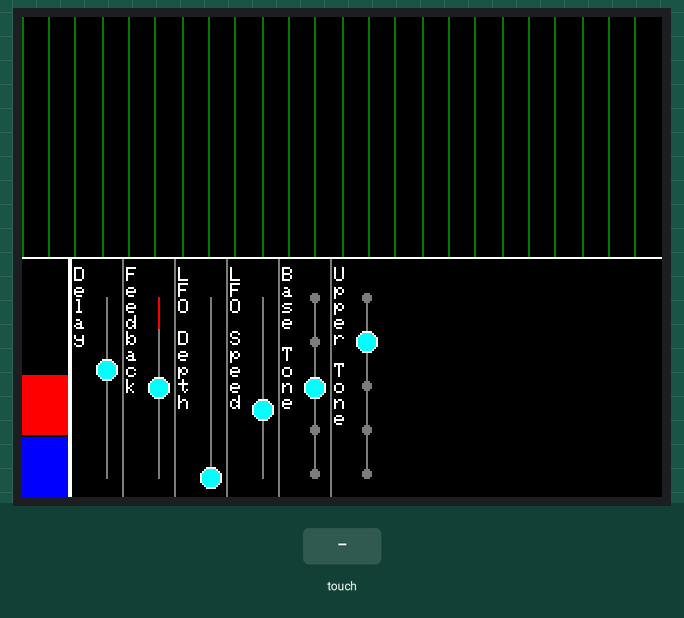
Simulated run of this program. Board: ESP32. Shown: 320×240 colour display. The test bench sets the inputs (shaded band). I2S audio is not simulated (input reads silence).

Above: at 2.9 s.
3.0 s: touch panel pressed at 13 % / 10 % of its raw x / y range
At 4.1 s:
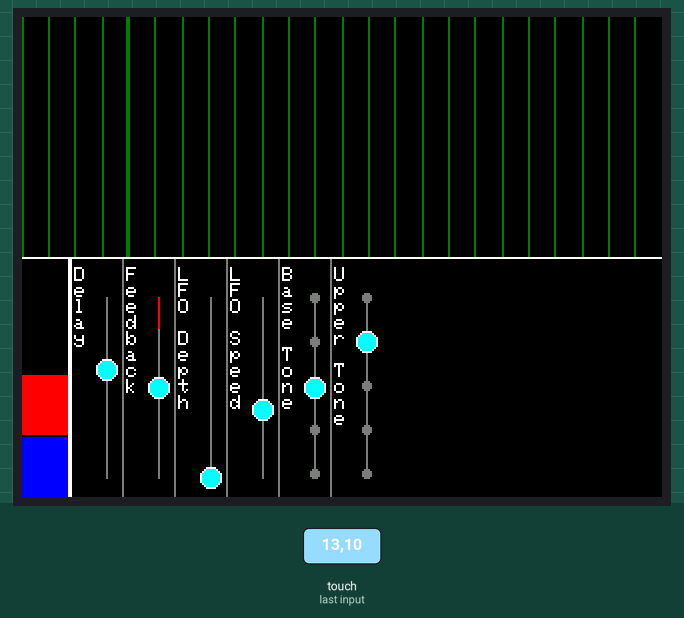
4.7 s: touch panel pressed at 38 % / 10 % of its raw x / y range
At 5.8 s:
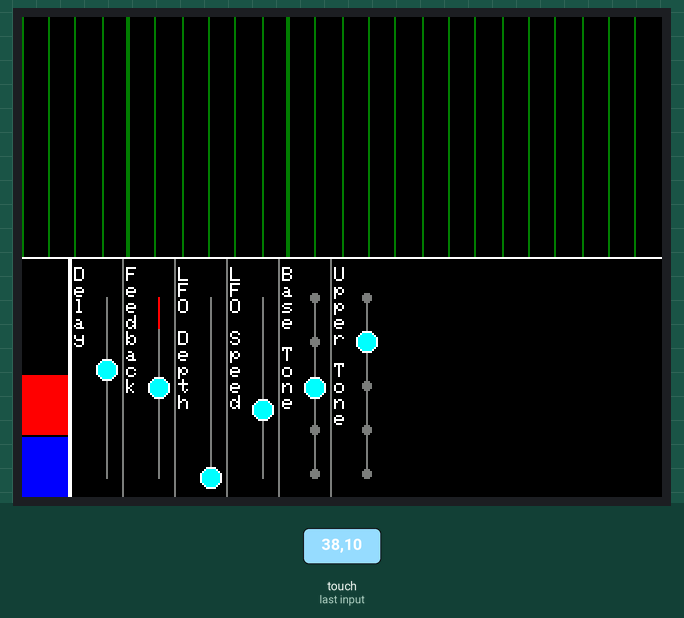
Timing chart, 0 to 7.7 s (numbered marks = the images above; inputs shaded):
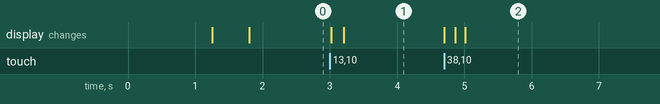

The program:

main.cpp
```cpp
/*
 * CYD Synthesizer - Main Entry Point
 *
 * Hardware:
 * - ESP32-2432S028R (Cheap Yellow Display)
 * - PCM5102 DAC
 * - I²S Connections: IO1=BCK (P1), IO22=DIN (P3/CN1), IO27=LCK (CN1)
 *
 * This sketch:
 * - Generates dual oscillator (sine + sawtooth) and outputs via I²S to PCM5102 DAC
 * - Touchscreen control:
 *   - X-axis (left-right): Controls pitch (pentatonic scale, 80Hz-2kHz)
 *   - Y-axis (up-down): Controls low-pass filter cutoff (40Hz-4kHz)
 * - Displays pentatonic zones and touch feedback
 */

#include <Arduino.h>
#include <HardwareSerial.h>
#include <FreeRTOS/FreeRTOS.h>
#include <FreeRTOS/task.h>
#include "config.h"
#include "hardware/display.h"
#include "hardware/touch.h"
#include "hardware/audio_output.h"
#include "audio/oscillator.h"
#include "audio/filter.h"
#include "audio/delay.h"
#include "audio/lfo.h"
#include "audio/adsr.h"
#include "ui/pentatonic_ui.h"
#include "ui/parameter_control.h"
#include "ui/menu.h"
#include "config/settings.h"

// Global hardware instances
Display display;
TouchScreen touch;
AudioOutput audio;
Oscillator oscillator;
BiquadFilter filterLeft;
BiquadFilter filterRight;
StereoDelay stereoDelay;  // Renamed from 'delay' to avoid conflict with Arduino delay() function
LFO delayLFO;  // LFO for modulating delay time
ADSR envelope;  // ADSR envelope for smooth note transitions
PentatonicUI pentatonicUI;
ParameterControl parameterControl;
Menu menu;  // Menu system
Settings settings;  // Global settings (for future use)

// Forward declaration for main screen drawing helper
void drawMainScreen();

// Audio generation state - volatile for thread safety (read by audio task)
volatile float currentFreq = 440.0;
volatile float currentFilterCutoff = FILTER_MIN_CUTOFF;
volatile bool isTouching = false;
volatile float currentDelayTimeMs = DELAY_TIME_MS_DEFAULT;  // Runtime-controllable delay time (smoothed)
volatile float targetDelayTimeMs = DELAY_TIME_MS_DEFAULT;   // Target delay time (from touch input)
volatile float actualDelayTimeMs = DELAY_TIME_MS_DEFAULT;   // Actual delay time being used (with LFO modulation)
volatile float currentDelayVarianceMs = DELAY_TIME_VARIANCE_MS;  // Runtime-controllable stereo variance
volatile float currentLFODepthMs = LFO_DEPTH_MS_DEFAULT;  // LFO depth (0-100ms)
volatile float targetLFODepthMs = LFO_DEPTH_MS_DEFAULT;    // Target LFO depth (from touch input)
volatile float actualLFODepthMs = LFO_DEPTH_MS_DEFAULT;   // Actual LFO depth being used (smoothed)
volatile float currentLFOSpeedHz = LFO_SPEED_HZ_DEFAULT;   // LFO speed (0.1-50 Hz)
volatile float targetLFOSpeedHz = LFO_SPEED_HZ_DEFAULT;    // Target LFO speed (from touch input)
volatile float actualLFOSpeedHz = LFO_SPEED_HZ_DEFAULT;    // Actual LFO speed being used (smoothed)
volatile int currentBaseNoteDetent = BASE_NOTE_DEFAULT;     // Base note detent (0-4)
volatile int targetBaseNoteDetent = BASE_NOTE_DEFAULT;     // Target base note detent (from touch input)
volatile int currentUpperToneDetent = UPPER_TONE_DEFAULT;  // Upper tone detent (0-4)
volatile int targetUpperToneDetent = UPPER_TONE_DEFAULT;  // Target upper tone detent (from touch input)
volatile float currentDelayFeedback = DELAY_FEEDBACK;      // Runtime delay feedback (0.01 - 1.0)

// Master volume for panic button (1.0 = full volume, 0.0 = silence)
volatile float masterVolumeCurrent = 1.0f;
volatile float masterVolumeTarget = 1.0f;
volatile float lastUserVolume = 1.0f;  // Volume to restore to after panic

// FreeRTOS task handle
TaskHandle_t audioTaskHandle = NULL;

// Audio generation task (runs on Core 0)
void audioTask(void *parameter) {
  // Buffer for stereo I2S: 64 samples * 2 channels = 128 samples
  int16_t audioBuffer[128];  // Interleaved L/R samples for stereo

  Serial2.println("Audio task started - generating sine + sawtooth with delay and filter");
  Serial2.printf("Delay: %.0fms (default), Feedback: %.0f%%, Stereo width: %.1fms, Send: %.0f%%\n",
                 DELAY_TIME_MS_DEFAULT, DELAY_FEEDBACK * 100.0, DELAY_TIME_VARIANCE_MS, DELAY_SEND_LEVEL * 100.0);
  Serial2.printf("Delay sample rate: %d Hz (Audio: %d Hz)\n", DELAY_SAMPLE_RATE, SAMPLE_RATE);
  Serial2.printf("Delay buffer size: %d samples (%.2f KB)\n", DELAY_BUFFER_SIZE, (DELAY_BUFFER_SIZE * 2) / 1024.0);

  // Initialize delay
  stereoDelay.init();

  // Initialize oscillator with default semitone interval (12 semitones = octave)
  oscillator.setSemitoneInterval(UPPER_TONE_SEMITONES[UPPER_TONE_DEFAULT]);

  unsigned long lastDebugTime = 0;
  uint32_t totalBytesWritten = 0;

  while (true) {
    // Read current state (read volatile once per buffer)
    float freq = currentFreq;
    float cutoff = currentFilterCutoff;
    bool touching = isTouching;
    float delayVariance = currentDelayVarianceMs;
    float delayFeedback = currentDelayFeedback;

    // Smooth delay time changes (gradual transition to prevent clicks)
    // Smoothing rate: 0.01 means 1% per sample toward target (very smooth, ~100ms transition)
    float delayTimeTarget = targetDelayTimeMs;
    float delayTimeSmoothing = 0.01;  // Adjust this: lower = smoother but slower, higher = faster but less smooth
    currentDelayTimeMs += (delayTimeTarget - currentDelayTimeMs) * delayTimeSmoothing;
    float baseDelayTime = currentDelayTimeMs;

    // Smooth LFO parameters
    float lfoDepthSmoothing = 0.01;
    currentLFODepthMs += (targetLFODepthMs - currentLFODepthMs) * lfoDepthSmoothing;
    float lfoDepth = currentLFODepthMs;

    float lfoSpeedSmoothing = 0.01;
    currentLFOSpeedHz += (targetLFOSpeedHz - currentLFOSpeedHz) * lfoSpeedSmoothing;
    float lfoSpeed = currentLFOSpeedHz;

    // Update LFO speed
    delayLFO.setSpeed(lfoSpeed);

    // Apply LFO modulation to delay time
    // LFO output is -1.0 to 1.0 (sine wave)
    // Depth represents total range: depth=100ms means ±50ms modulation
    // So we scale by half the depth to get symmetric modulation around base
    float lfoValue = delayLFO.process();
    float modulationAmount = lfoValue * (lfoDepth / 2.0);  // Half depth for ±range
    float delayTime = baseDelayTime + modulationAmount;

    // Clamp delay time to valid range (will hold at min/max until LFO brings it back in range)
    delayTime = constrain(delayTime, DELAY_TIME_MS_MIN, DELAY_TIME_MS_MAX);

    // Store actual values being used (for display)
    actualDelayTimeMs = delayTime;
    actualLFODepthMs = lfoDepth;
    actualLFOSpeedHz = lfoSpeed;

    // Update filter cutoff
    filterLeft.setCutoff(cutoff);
    filterRight.setCutoff(cutoff);

    // Audio processing flow (mixing desk architecture):
    // 1. Generate sine + sawtooth waves (ONLY when touching) -> instrument signal
    // 2. Apply filter to instrument signal -> filtered instrument (instrument channel)
    // 3. Send filtered instrument to delay (send level) -> delay input
    // 4. Delay processes and outputs -> delay return (no filter on delay)
    // 5. Mix: filtered instrument (dry, only when touching) + delay return (always) -> master output
    // 6. Send to DAC (Left and Right channels)

    // Update sawtooth interval from upper tone detent (only when it changes)
    static int lastUpperToneDetent = -1;
    if (currentUpperToneDetent != lastUpperToneDetent) {
      float semitoneInterval = UPPER_TONE_SEMITONES[currentUpperToneDetent];
      oscillator.setSemitoneInterval(semitoneInterval);
      lastUpperToneDetent = currentUpperToneDetent;
    }

    // Smooth master volume toward target (panic button ramp), linear over ~0.1s
    float volume = masterVolumeCurrent;
    float volumeTarget = masterVolumeTarget;
    float volumeStep = 1.0f / (0.1f * SAMPLE_RATE);  // ~0.000226 for 0.1s ramp

    for (int i = 0; i < 64; i++) {
      // Update volume toward target each sample
      if (volume > volumeTarget) {
        volume -= volumeStep;
        if (volume < volumeTarget) volume = volumeTarget;
      } else if (volume < volumeTarget) {
        volume += volumeStep;
        if (volume > volumeTarget) volume = volumeTarget;
      }
      // STEP 1: Generate instrument signal (always generate, envelope will control amplitude)
      // Note: freq is already quantized to pentatonic scale with current base frequency
      // Always generate (even when not touching) so phases stay continuous - envelope handles amplitude
      float rawInstrumentSignal = oscillator.generate(freq, true);  // Always active, envelope controls amplitude

      // STEP 1.5: Apply ADSR envelope for smooth attack/release (prevents pops/cracks)
      float envelopeValue = envelope.process(touching);
      float instrumentSignal = rawInstrumentSignal * envelopeValue;

      // STEP 2: Apply filter to instrument signal -> filtered instrument (instrument channel)
      float filteredInstrumentLeft = filterLeft.process(instrumentSignal);
      float filteredInstrumentRight = filterRight.process(instrumentSignal);

      // STEP 3 & 4: Process delay (send filtered instrument, get delay return)
      // Pass runtime-controllable delay time and variance
      float delayReturnLeft, delayReturnRight;
      stereoDelay.process(filteredInstrumentLeft, filteredInstrumentRight, delayReturnLeft, delayReturnRight, delayTime, delayVariance, delayFeedback);

      // STEP 5: Mix filtered instrument (dry, only when touching) + delay return (always) -> master output
      float masterLeft = filteredInstrumentLeft + delayReturnLeft;
      float masterRight = filteredInstrumentRight + delayReturnRight;

      // Apply master gain reduction to prevent excessive peaks (gain staging)
      // This reduces the signal level before the final limiter to avoid harsh clipping
      masterLeft *= MASTER_GAIN * volume;
      masterRight *= MASTER_GAIN * volume;

      // STEP 6: Apply hard limiter (safety protection, should rarely trigger with proper gain staging)
      masterLeft = constrain(masterLeft, -1.0, 1.0);
      masterRight = constrain(masterRight, -1.0, 1.0);

      // STEP 7: Send to DAC (interleaved Left and Right)
      audioBuffer[i * 2] = (int16_t)(masterLeft * FIXED_AMPLITUDE);
      audioBuffer[i * 2 + 1] = (int16_t)(masterRight * FIXED_AMPLITUDE);
    }

    // Store current volume back to shared state
    masterVolumeCurrent = volume;

    // Send buffer to I²S (128 samples * 2 bytes = 256 bytes)
    audio.writeBuffer(audioBuffer, 128);
    totalBytesWritten += 256;

    // Debug output every 5 seconds
    unsigned long now = millis();
    if (now - lastDebugTime > 5000) {
      Serial2.printf("Audio: %lu bytes written, %lu bytes/sec\n",
                    totalBytesWritten, totalBytesWritten / ((now / 1000) + 1));
      lastDebugTime = now;
    }

    // No delay - PCM5102 needs continuous data stream
    // The I2S driver handles timing internally
  }
}

// Draw the main performance screen (keyboard and sliders)
// Call this after anything does a full-screen clear, such as closing the menu
void drawMainScreen() {
  // Redraw static elements in the top half (pentatonic zones, divider, status text)
  display.redrawStaticElements();

  // Redraw parameter controls in the bottom half
  parameterControl.drawControls(display.getTFT());

  // Ensure the menu button is visible on top of the bottom UI
  menu.drawButton(display.getTFT());
  menu.drawPanicButton(display.getTFT());
}

void setup() {
  // Use Serial2 for debugging to free up IO1 (TX) for I2S BCK
  // Serial2 uses IO17 (TX) and IO16 (RX) by default on ESP32
  Serial2.begin(115200);
  delay(1000);

  Serial2.println("CYD Synthesizer Starting...");
  Serial2.println("Note: Using Serial2 for debug output (IO17/IO16)");
  Serial2.println("IO1 (P1) is used for I2S BCK");

  // Initialize display
  Serial2.println("Initializing display...");
  display.init();

  // Draw parameter controls in bottom half
  parameterControl.drawControls(display.getTFT());

  // Initialize menu (draws menu button)
  menu.init(display.getTFT());

  // Initialize touch screen
  Serial2.println("Initializing touch screen...");
  Serial2.printf("Touch pins: CS=%d, IRQ=%d, MOSI=%d, MISO=%d, CLK=%d\n",
                XPT2046_CS, XPT2046_IRQ, XPT2046_MOSI, XPT2046_MISO, XPT2046_CLK);
  touch.init();
  Serial2.println("Touch screen initialized successfully");

  // Initialize I²S for PCM5102 DAC
  Serial2.println("Initializing I²S for PCM5102...");
  if (!audio.init()) {
    Serial2.println("I²S initialization failed!");
    TFT_eSPI& tft = display.getTFT();
    // Clear screen to solid black and show only the error message
    tft.fillScreen(TFT_BLACK);
    tft.setTextColor(TFT_RED, TFT_BLACK);
    tft.setTextSize(2);
    // Center-ish error text
    int centerX = tft.width() / 2;
    int centerY = tft.height() / 2;
    const char* msg = "I2S failed to start";
    int textWidth = strlen(msg) * 6 * 2; // 6 pixels per char * textSize 2
    tft.setCursor(centerX - textWidth / 2, centerY);
    tft.print(msg);
    // Halt execution so the error screen stays visible
    while (1) {
      delay(1000);
    }
  }

  Serial2.println("I²S initialized and started successfully");
  Serial2.printf("I2S Config: Sample Rate=%d Hz, Bits=%d, Format=I2S_STAND, APLL=ON\n", SAMPLE_RATE, 16);
  Serial2.printf("I2S Pins: BCK=%d (P1), LRCK=%d (CN1), DATA=%d (P3/CN1)\n", I2S_BCK_PIN, I2S_LRCK_PIN, I2S_DATA_PIN);

  // Initialize filter coefficients (starts closed at min cutoff)
  filterLeft.setCutoff(FILTER_MIN_CUTOFF);
  filterRight.setCutoff(FILTER_MIN_CUTOFF);
  Serial2.printf("Low-pass filter initialized: Cutoff=%.0f Hz, Q=%.3f, GainComp=%.2f\n",
                FILTER_MIN_CUTOFF, FILTER_Q, FILTER_GAIN_COMP);

  // Create audio task on Core 0 (high priority)
  xTaskCreatePinnedToCore(
    audioTask,        // Task function
    "AudioTask",      // Task name
    4096,             // Stack size
    NULL,             // Parameters
    1,                // Priority (1 is higher than default)
    &audioTaskHandle, // Task handle
    0                 // Core 0 (audio processing)
  );

  Serial2.println("Audio task created on Core 0");

  delay(500);

  Serial2.println("Setup complete!");
}

void loop() {
  // This loop runs on Core 1 (UI and touch handling)
  // Touch polling is done as fast as possible for smooth audio response
  // Display updates are separate and less frequent

  // Read touch input
  TouchData touchData = touch.read(display.getTFT().width(), display.getTFT().height());

  int screenHeight = display.getTFT().height();
  int screenWidth = display.getTFT().width();
  int controlAreaHeight = screenHeight / 2;

  // Check if menu is open
  if (menu.getState() == MENU_OPEN) {
    // Menu is open - handle menu interactions
    if (touchData.active) {
      // Check if touch is on back button (top left, 5-55 x, 5-35 y)
      if (touchData.x >= 5 && touchData.x < 55 && touchData.y >= 5 && touchData.y < 35) {
        menu.close(display.getTFT());
        // Redraw main interface after closing menu
        drawMainScreen();
      }
    }
    // Don't process other touches when menu is open
    yield();
    return;
  }

  // Menu is closed - handle normal interface
  // Check if menu button was touched (before other area checks)
  if (touchData.active && menu.isMenuButtonTouched(touchData.x, touchData.y, screenWidth, screenHeight)) {
    menu.open(display.getTFT());
    yield();
    return;
  }
  // Check if panic button was touched (above menu button)
  if (touchData.active && menu.isPanicButtonTouched(touchData.x, touchData.y, screenWidth, screenHeight)) {
    // Trigger master volume ramp down to silence
    masterVolumeTarget = 0.0f;
    // Also stop generating new notes immediately
    isTouching = false;
    // Clear delay buffer and internal state so tails are killed
    stereoDelay.reset();
    yield();
    return;
  }

  bool inTopArea = touchData.active && (touchData.y < controlAreaHeight);
  // Bottom area is limited strictly to the fader region rectangle
  int fadersLeftX = MENU_BUTTON_WIDTH;
  int fadersRightX = MENU_BUTTON_WIDTH + NUM_PARAMETERS * FADER_STRIP_WIDTH;
  bool inBottomArea = touchData.active &&
                      (touchData.y >= controlAreaHeight) &&
                      (touchData.x >= fadersLeftX) &&
                      (touchData.x < fadersRightX);

  if (inTopArea) {
    // Top half: Pitch and filter control
    // X-axis controls pitch: quantized to pentatonic scale
    // Map touch X to a stable key index (independent of base note)
    int keyIndex = pentatonicUI.touchToKeyIndex(touchData.x, screenWidth);
    float freq = pentatonicUI.keyIndexToFrequency(keyIndex);
    currentFreq = freq;

    // Y-axis controls low-pass filter cutoff (only top half of screen)
    float filterCutoff = pentatonicUI.touchToFilterCutoff(touchData.y, screenHeight);
    currentFilterCutoff = filterCutoff;

    // Update display with key highlighting (use key index directly)
    pentatonicUI.updateDisplay(display.getTFT(), true, keyIndex);

    // If we were in panic (volume at 0), restore volume target so it ramps back up
    if (masterVolumeTarget == 0.0f) {
      masterVolumeTarget = lastUserVolume;
    }

    isTouching = true;  // Set touch flag for audio task
  } else if (inBottomArea) {
    // Bottom half: Parameter controls (delay time, delay feedback, LFO depth, LFO speed)
    // Y-axis controls the value (vertical sliders)
    ParameterType param = parameterControl.touchToParameter(touchData.x, touchData.y, screenWidth, screenHeight);

    // Ignore touches that fall outside any defined fader region
    if (param == PARAM_NONE) {
      isTouching = false;
      yield();
      return;
    }

    if (param == PARAM_DELAY_TIME) {
      float delayTime = parameterControl.touchToDelayTime(touchData.y, screenHeight);
      targetDelayTimeMs = delayTime;  // Set target, smoothing will happen in audio task
    } else if (param == PARAM_DELAY_FEEDBACK) {
      float feedback = parameterControl.touchToDelayFeedback(touchData.y, screenHeight);
      currentDelayFeedback = feedback;  // Directly control feedback (no smoothing needed)
    } else if (param == PARAM_LFO_DEPTH) {
      float lfoDepth = parameterControl.touchToLFODepth(touchData.y, screenHeight);
      targetLFODepthMs = lfoDepth;  // Set target, smoothing will happen in audio task
    } else if (param == PARAM_LFO_SPEED) {
      float lfoSpeed = parameterControl.touchToLFOSpeed(touchData.y, screenHeight);
      targetLFOSpeedHz = lfoSpeed;  // Set target, smoothing will happen in audio task
    } else if (param == PARAM_BASE_NOTE) {
      int baseNoteDetent = parameterControl.touchToBaseNote(touchData.y, screenHeight);
      targetBaseNoteDetent = baseNoteDetent;  // Update immediately (no smoothing needed for detents)
      currentBaseNoteDetent = baseNoteDetent;  // Update immediately

      // Update base frequency for pentatonic scale
      int stepsFromMiddle = baseNoteDetent - BASE_NOTE_DEFAULT;
      float newBaseFreq = MIN_FREQ_BASE * pow(WHOLE_TONE_RATIO, stepsFromMiddle);
      pentatonicUI.setBaseFrequency(newBaseFreq);
    } else if (param == PARAM_UPPER_TONE) {
      int upperToneDetent = parameterControl.touchToUpperTone(touchData.y, screenHeight);
      targetUpperToneDetent = upperToneDetent;  // Update immediately (no smoothing needed for detents)
      currentUpperToneDetent = upperToneDetent;  // Update immediately
    }

    // Not generating audio when adjusting parameters
    isTouching = false;
  } else {
    // No touch - keep filter at last position (sound continues via delay)
    isTouching = false;  // Clear touch flag (stop generating new audio, but delay continues)
    pentatonicUI.updateDisplay(display.getTFT(), false, -1);
  }

  // Update display periodically (separate from touch polling for performance)
  display.update();

  // Update parameter display periodically to show current values (use smoothed values for smooth slider)
  // Only update if menu is closed
  if (menu.getState() == MENU_CLOSED) {
    static unsigned long lastParamUpdate = 0;
  unsigned long currentTime = millis();
    if (currentTime - lastParamUpdate >= DISPLAY_UPDATE_INTERVAL) {
      lastParamUpdate = currentTime;
      // Use smoothed values for UI display (smooth slider movement)
      // Show actual values from audio task (with LFO modulation applied)
      parameterControl.updateParameterDisplay(display.getTFT(), PARAM_DELAY_TIME,
                                               parameterControl.getSmoothedDelayTime(), actualDelayTimeMs);
      parameterControl.updateParameterDisplay(display.getTFT(), PARAM_DELAY_FEEDBACK,
                                               parameterControl.getSmoothedDelayFeedback(), currentDelayFeedback);
      parameterControl.updateParameterDisplay(display.getTFT(), PARAM_LFO_DEPTH,
                                               parameterControl.getSmoothedLFODepth(), actualLFODepthMs);
      parameterControl.updateParameterDisplay(display.getTFT(), PARAM_LFO_SPEED,
                                               parameterControl.getSmoothedLFOSpeed(), actualLFOSpeedHz);
      parameterControl.updateParameterDisplay(display.getTFT(), PARAM_BASE_NOTE,
                                               (float)parameterControl.getBaseNoteDetent(), (float)currentBaseNoteDetent);
      parameterControl.updateParameterDisplay(display.getTFT(), PARAM_UPPER_TONE,
                                               (float)parameterControl.getUpperToneDetent(), (float)currentUpperToneDetent);

      // Always draw menu button last so it stays visible on top of parameter sliders
      menu.drawButton(display.getTFT());
    }
  }

  // Minimal delay - touch polling is priority for smooth audio
  // Use yield() instead of delay() to allow other tasks to run
  yield();
}
```

Source omitted: adsr.cpp (3450 bytes), adsr.h (1043 bytes), delay.cpp (12137 bytes), delay.h (1159 bytes), filter.cpp (1617 bytes), filter.h (577 bytes), lfo.cpp (479 bytes), lfo.h (444 bytes), oscillator.cpp (1419 bytes), oscillator.h (651 bytes), scale.cpp (3524 bytes), scale.h (2183 bytes) and 14 more

Measured:
- after the input at 3.0 s, the display: first changes at once (image 1 shows a later state)
- after the input at 4.7 s, the display: first changes at once (image 2 shows a later state)
